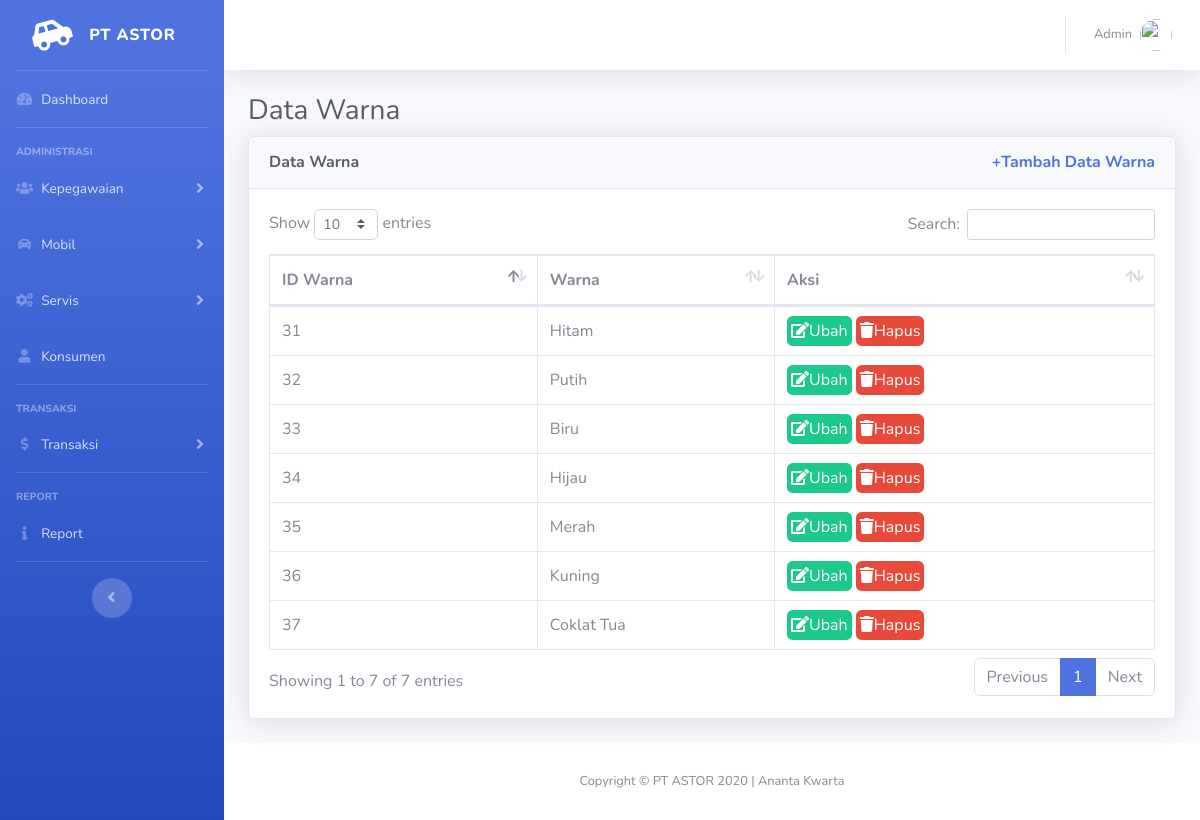
Page /index.php/warna on the committed database.
### tables this page shows
CREATE TABLE `warna` (
  `idWarna` int(11) NOT NULL,
  `warna` varchar(255) NOT NULL
);

### application/controllers/Warna.php (called while the page is built, shortened)
<?php
class Warna extends CI_Controller
{
    public function __construct()
    {
        $this->load->database();
        $this->load->model('m_warna');
        $this->load->library('form_validation');
    }
    public function index()
    {
        $data['judul'] = 'Data Warna';
        $data['warna'] = $this->m_warna->getAll();
        $this->load->view('templates/header', $data);
        $this->load->view('mobil/warna/index', $data);
        $this->load->view('templates/footer');
    }
}

### index.php (called while the page is built, shortened)
<?php
require_once BASEPATH.'core/CodeIgniter.php';

### application/models/M_warna.php (called while the page is built, shortened)
<?php
class m_warna extends CI_Model
{
    public function getAll()
    {
        return $this->db->get('warna')->result_array();
    }
}

### application/views/mobil/warna/index.php (the view, shortened to what this page needs)
<div class="container-fluid">
    <h1 class="h3 mb-2 text-gray-800">Data Warna</h1>
    <div class="card shadow mb-4">
        <div class="card-header py-3">
            <h6 class="m-0 font-weight-bold text-gray-800">Data Warna <a href="<?= base_url(); ?>warna/tambah" class="m-0 font-weight-bold text-primary float-right">+Tambah Data Warna</a></h6>
        </div>
        <div class="card-body">
            <div class="table-responsive">
                <table class="table table-bordered" id="dataTable" width="100%" cellspacing="0">
                    <thead>
                        <tr>
                            <th>ID Warna</th>
                            <th>Warna</th>
                            <th>Aksi</th>
                        </tr>
                    </thead>
                    <tbody>
                        <?php foreach ($warna as $w) : ?>
                            <tr>
                                <td><?= $w['idWarna']; ?></td>
                                <td><?= $w['warna']; ?></td>
                                <td>
                                    <a class="p-1 rounded btn-success" href="<?= base_url(); ?>warna/ubah/<?= $w['idWarna']; ?>"><i class="fas fa-edit text-white"></i>Ubah</a>
                                    <a class="p-1 rounded btn-danger" href="<?= base_url(); ?>warna/hapus/<?= $w['idWarna']; ?>" onclick="return confirm('Apakah Anda yakin akan menghapus <?= $w['warna']; ?>?')"><i class="fas fa-trash text-white"></i>Hapus</a>
                                </td>
                            </tr>
                        <?php endforeach; ?>
                    </tbody>
                </table>
            </div>
        </div>
    </div>
</div>
</div>

### rows in the picture
warna: idWarna "31", warna "Hitam"
warna: idWarna "32", warna "Putih"
warna: idWarna "33", warna "Biru"
warna: idWarna "34", warna "Hijau"
warna: idWarna "35", warna "Merah"
warna: idWarna "36", warna "Kuning"
warna: idWarna "37", warna "Coklat Tua"
